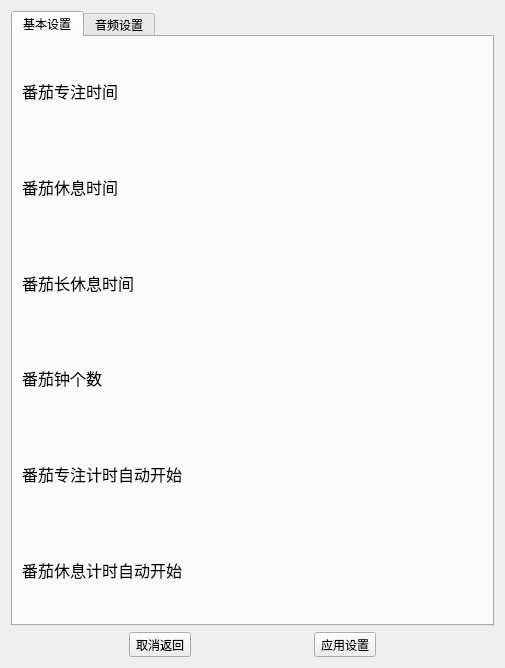
<?xml version="1.0" encoding="UTF-8"?>
<ui version="4.0">
 <class>SettingsScene</class>
 <widget class="QWidget" name="SettingsScene">
  <property name="geometry">
   <rect>
    <x>0</x>
    <y>0</y>
    <width>505</width>
    <height>668</height>
   </rect>
  </property>
  <property name="windowTitle">
   <string>Form</string>
  </property>
  <layout class="QVBoxLayout" name="verticalLayout_5">
   <item>
    <widget class="QTabWidget" name="tabWidget">
     <property name="currentIndex">
      <number>0</number>
     </property>
     <widget class="QWidget" name="tb_basic_settings">
      <attribute name="title">
       <string>基本设置</string>
      </attribute>
      <layout class="QGridLayout" name="gridLayout">
       <item row="1" column="1">
        <widget class="MinutesSecondsBox" name="box_pomo_rest_time_setting" native="true"/>
       </item>
       <item row="2" column="0">
        <widget class="QLabel" name="label_pomo_long_rest_time">
         <property name="font">
          <font>
           <family>Yuppy SC</family>
           <pointsize>12</pointsize>
          </font>
         </property>
         <property name="text">
          <string>番茄长休息时间</string>
         </property>
        </widget>
       </item>
       <item row="5" column="0">
        <widget class="QLabel" name="label_auto_start_break">
         <property name="font">
          <font>
           <family>Yuppy SC</family>
           <pointsize>12</pointsize>
          </font>
         </property>
         <property name="text">
          <string>番茄休息计时自动开始</string>
         </property>
        </widget>
       </item>
       <item row="1" column="0">
        <widget class="QLabel" name="label_pomo_rest_time">
         <property name="font">
          <font>
           <family>Yuppy SC</family>
           <pointsize>12</pointsize>
          </font>
         </property>
         <property name="text">
          <string>番茄休息时间</string>
         </property>
        </widget>
       </item>
       <item row="2" column="1">
        <widget class="MinutesSecondsBox" name="box_pomo_long_rest_time_setting" native="true"/>
       </item>
       <item row="4" column="1">
        <layout class="QGridLayout" name="gridLayout_auto_start_working">
         <property name="leftMargin">
          <number>10</number>
         </property>
         <property name="topMargin">
          <number>10</number>
         </property>
         <property name="rightMargin">
          <number>10</number>
         </property>
         <property name="bottomMargin">
          <number>10</number>
         </property>
         <property name="spacing">
          <number>-1</number>
         </property>
        </layout>
       </item>
       <item row="4" column="0">
        <widget class="QLabel" name="label_auto_start_working">
         <property name="font">
          <font>
           <family>Yuppy SC</family>
           <pointsize>12</pointsize>
          </font>
         </property>
         <property name="text">
          <string>番茄专注计时自动开始</string>
         </property>
        </widget>
       </item>
       <item row="5" column="1">
        <layout class="QGridLayout" name="gridLayout_auto_start_break">
         <property name="leftMargin">
          <number>10</number>
         </property>
         <property name="topMargin">
          <number>10</number>
         </property>
         <property name="rightMargin">
          <number>10</number>
         </property>
         <property name="bottomMargin">
          <number>10</number>
         </property>
         <property name="spacing">
          <number>-1</number>
         </property>
        </layout>
       </item>
       <item row="3" column="0">
        <widget class="QLabel" name="label_pomo_number">
         <property name="font">
          <font>
           <family>Yuppy SC</family>
           <pointsize>12</pointsize>
          </font>
         </property>
         <property name="text">
          <string>番茄钟个数</string>
         </property>
        </widget>
       </item>
       <item row="3" column="1">
        <widget class="SpinSliderBox" name="box_pomo_number_setting" native="true"/>
       </item>
       <item row="0" column="0">
        <widget class="QLabel" name="label_pomo_working_time">
         <property name="font">
          <font>
           <family>Yuppy SC</family>
           <pointsize>12</pointsize>
          </font>
         </property>
         <property name="text">
          <string>番茄专注时间</string>
         </property>
        </widget>
       </item>
       <item row="0" column="1">
        <widget class="MinutesSecondsBox" name="box_pomo_working_time_setting" native="true"/>
       </item>
      </layout>
     </widget>
     <widget class="QWidget" name="tb_sounds_settings">
      <attribute name="title">
       <string>音频设置</string>
      </attribute>
      <layout class="QVBoxLayout" name="verticalLayout_4">
       <item>
        <layout class="QHBoxLayout" name="horizontalLayout">
         <item>
          <layout class="QVBoxLayout" name="verticalLayout">
           <item>
            <widget class="QLabel" name="label_working_alarm_sound">
             <property name="font">
              <font>
               <family>Yuppy SC</family>
               <pointsize>12</pointsize>
              </font>
             </property>
             <property name="text">
              <string>专注结束后闹铃声音设置</string>
             </property>
            </widget>
           </item>
           <item>
            <spacer name="verticalSpacer">
             <property name="orientation">
              <enum>Qt::Vertical</enum>
             </property>
             <property name="sizeHint" stdset="0">
              <size>
               <width>20</width>
               <height>40</height>
              </size>
             </property>
            </spacer>
           </item>
          </layout>
         </item>
         <item>
          <widget class="SoundsControlPanel" name="working_alarm_sound_settings" native="true"/>
         </item>
        </layout>
       </item>
       <item>
        <layout class="QHBoxLayout" name="horizontalLayout_2">
         <item>
          <layout class="QVBoxLayout" name="verticalLayout_2">
           <item>
            <widget class="QLabel" name="label_rest_alarm_sound">
             <property name="font">
              <font>
               <family>Yuppy SC</family>
               <pointsize>12</pointsize>
              </font>
             </property>
             <property name="text">
              <string>休息结束后闹铃声音设置</string>
             </property>
            </widget>
           </item>
           <item>
            <spacer name="verticalSpacer_2">
             <property name="orientation">
              <enum>Qt::Vertical</enum>
             </property>
             <property name="sizeHint" stdset="0">
              <size>
               <width>20</width>
               <height>40</height>
              </size>
             </property>
            </spacer>
           </item>
          </layout>
         </item>
         <item>
          <widget class="SoundsControlPanel" name="rest_alarm_sound_settings" native="true"/>
         </item>
        </layout>
       </item>
       <item>
        <layout class="QHBoxLayout" name="horizontalLayout_3">
         <item>
          <layout class="QVBoxLayout" name="verticalLayout_3">
           <item>
            <widget class="QLabel" name="label_ticking_sound">
             <property name="font">
              <font>
               <family>Yuppy SC</family>
               <pointsize>12</pointsize>
              </font>
             </property>
             <property name="text">
              <string>时钟走表声音设置</string>
             </property>
            </widget>
           </item>
           <item>
            <spacer name="verticalSpacer_3">
             <property name="orientation">
              <enum>Qt::Vertical</enum>
             </property>
             <property name="sizeHint" stdset="0">
              <size>
               <width>20</width>
               <height>40</height>
              </size>
             </property>
            </spacer>
           </item>
          </layout>
         </item>
         <item>
          <widget class="SoundsControlPanel" name="ticking_sound_settings" native="true"/>
         </item>
        </layout>
       </item>
      </layout>
     </widget>
    </widget>
   </item>
   <item>
    <layout class="QHBoxLayout" name="layout_btns">
     <item>
      <spacer name="horizontalSpacer">
       <property name="orientation">
        <enum>Qt::Horizontal</enum>
       </property>
       <property name="sizeHint" stdset="0">
        <size>
         <width>40</width>
         <height>20</height>
        </size>
       </property>
      </spacer>
     </item>
     <item>
      <widget class="QToolButton" name="cancel_btn">
       <property name="text">
        <string>取消返回</string>
       </property>
       <property name="icon">
        <iconset resource="../res.qrc">
         <normaloff>:/Icons/cancel_button.png</normaloff>:/Icons/cancel_button.png</iconset>
       </property>
       <property name="iconSize">
        <size>
         <width>32</width>
         <height>32</height>
        </size>
       </property>
       <property name="shortcut">
        <string>Backspace</string>
       </property>
       <property name="toolButtonStyle">
        <enum>Qt::ToolButtonTextUnderIcon</enum>
       </property>
      </widget>
     </item>
     <item>
      <spacer name="horizontalSpacer_2">
       <property name="orientation">
        <enum>Qt::Horizontal</enum>
       </property>
       <property name="sizeHint" stdset="0">
        <size>
         <width>40</width>
         <height>20</height>
        </size>
       </property>
      </spacer>
     </item>
     <item>
      <widget class="QToolButton" name="apply_btn">
       <property name="text">
        <string>应用设置</string>
       </property>
       <property name="icon">
        <iconset resource="../res.qrc">
         <normaloff>:/Icons/apply_button.png</normaloff>:/Icons/apply_button.png</iconset>
       </property>
       <property name="iconSize">
        <size>
         <width>32</width>
         <height>32</height>
        </size>
       </property>
       <property name="shortcut">
        <string>Alt+A</string>
       </property>
       <property name="toolButtonStyle">
        <enum>Qt::ToolButtonTextUnderIcon</enum>
       </property>
      </widget>
     </item>
     <item>
      <spacer name="horizontalSpacer_3">
       <property name="orientation">
        <enum>Qt::Horizontal</enum>
       </property>
       <property name="sizeHint" stdset="0">
        <size>
         <width>40</width>
         <height>20</height>
        </size>
       </property>
      </spacer>
     </item>
    </layout>
   </item>
  </layout>
 </widget>
 <customwidgets>
  <customwidget>
   <class>SpinSliderBox</class>
   <extends>QWidget</extends>
   <header location="global">Components/spinsliderbox.h</header>
   <container>1</container>
  </customwidget>
  <customwidget>
   <class>MinutesSecondsBox</class>
   <extends>QWidget</extends>
   <header location="global">Components/minutessecondsbox.h</header>
   <container>1</container>
  </customwidget>
  <customwidget>
   <class>SoundsControlPanel</class>
   <extends>QWidget</extends>
   <header location="global">Components/soundscontrolpanel.h</header>
   <container>1</container>
  </customwidget>
 </customwidgets>
 <resources>
  <include location="../res.qrc"/>
 </resources>
 <connections/>
</ui>
